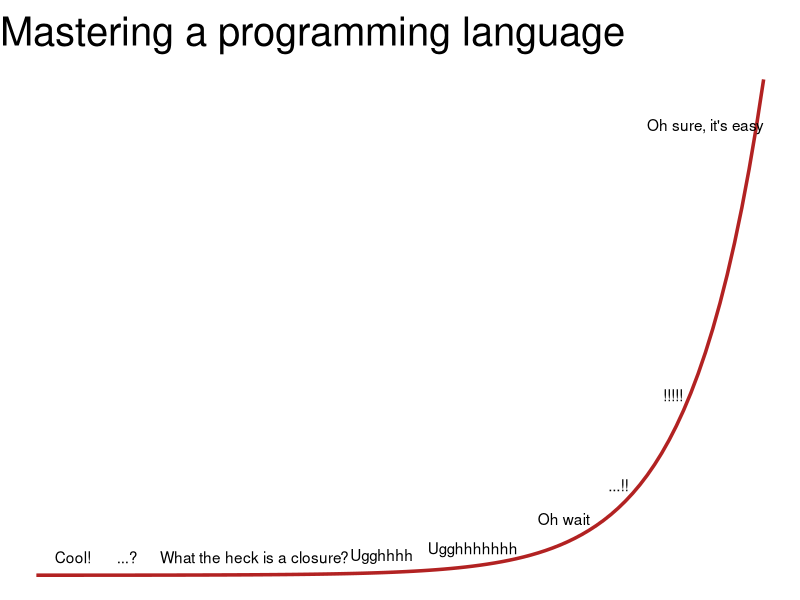

This figure's R source:
## ---- chunk 1
library(ggplot2)
inner_thoughts <- tibble::tribble(
  ~x,  ~y,    ~label,
  .5,   800,  "Cool!",
  1.25, 800,  "...?",
  3,    800,  "What the heck is a closure?",
  4.75, 900,  "Ugghhhh",
  6,    1200, "Ugghhhhhhh",
  7.25, 2500, "Oh wait",
  8,    4000, "...!!",
  8.75, 8000, "!!!!!",
  9.2, 20000, "Oh sure, it's easy"
)

ggplot() + 
  geom_function(fun = exp, size = 1.2, color = "firebrick") + 
  geom_text(data = inner_thoughts, aes(x, y, label = label)) +
  xlim(0, 10) + 
  ggtitle("Mastering a programming language") + 
  theme_void(24)
